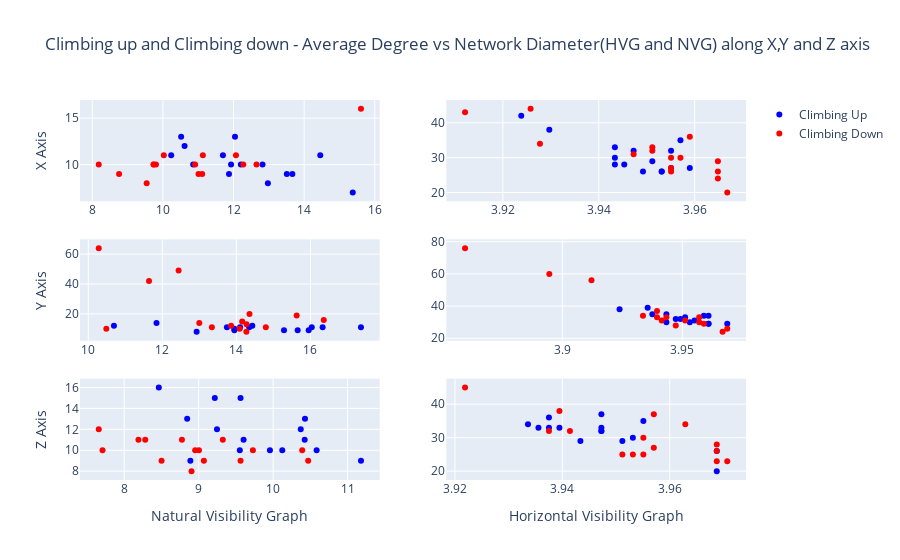

The cell this chart's notebook holds for it:
### Markdown cell above
## Task 1.6 Plotting data - Climbing Up and Climbing down - Average Degree vs Network Diameter

### Code cell
fig = make_subplots(rows=3, cols=2, )

plot2_df = df[(df['Activity'].isin(['climbing_up','climbing_down']))]

fig1 = plot2_df[(plot2_df['Method']=='NVG')&(plot2_df['Accelerometer_Axis']=='x')&(plot2_df['Activity']=='climbing_up')]
fig1_1 = plot2_df[(plot2_df['Method']=='NVG')&(plot2_df['Accelerometer_Axis']=='x')&(plot2_df['Activity']=='climbing_down')]

fig.add_trace(go.Scatter(x=fig1['Average_Degree'], y=fig1['Network_Diameter'], mode="markers", marker_color='blue', showlegend=False),row=1, col=1)
fig.add_trace(go.Scatter(x=fig1_1['Average_Degree'], y=fig1_1['Network_Diameter'], mode="markers", marker_color='red', showlegend=False),row=1, col=1)

fig2 = plot2_df[(plot2_df['Method']=='HVG')&(plot2_df['Accelerometer_Axis']=='x')&(plot2_df['Activity']=='climbing_up')]
fig2_1 = plot2_df[(plot2_df['Method']=='HVG')&(plot2_df['Accelerometer_Axis']=='x')&(plot2_df['Activity']=='climbing_down')]
fig.add_trace(go.Scatter(x=fig2['Average_Degree'], y=fig2['Network_Diameter'], mode="markers", marker_color='blue', showlegend=False),row=1, col=2)
fig.add_trace(go.Scatter(x=fig2_1['Average_Degree'], y=fig2_1['Network_Diameter'], mode="markers", marker_color='red', showlegend=False),row=1, col=2)

fig3 = plot2_df[(plot2_df['Method']=='NVG')&(plot2_df['Accelerometer_Axis']=='y')&(plot2_df['Activity']=='climbing_up')]
fig3_1 = plot2_df[(plot2_df['Method']=='NVG')&(plot2_df['Accelerometer_Axis']=='y')&(plot2_df['Activity']=='climbing_down')]
fig.add_trace(go.Scatter(x=fig3['Average_Degree'], y=fig3['Network_Diameter'], mode="markers", marker_color='blue', showlegend=False),row=2, col=1)
fig.add_trace(go.Scatter(x=fig3_1['Average_Degree'], y=fig3_1['Network_Diameter'], mode="markers", marker_color='red', showlegend=False),row=2, col=1)

fig4 = plot2_df[(plot2_df['Method']=='HVG')&(plot2_df['Accelerometer_Axis']=='y')&(plot2_df['Activity']=='climbing_up')]
fig4_1 = plot2_df[(plot2_df['Method']=='HVG')&(plot2_df['Accelerometer_Axis']=='y')&(plot2_df['Activity']=='climbing_down')]
fig.add_trace(go.Scatter(x=fig4['Average_Degree'], y=fig4['Network_Diameter'], mode="markers", marker_color='blue', showlegend=False),row=2, col=2)
fig.add_trace(go.Scatter(x=fig4_1['Average_Degree'], y=fig4_1['Network_Diameter'], mode="markers", marker_color='red', showlegend=False),row=2, col=2)

fig5 = plot2_df[(plot2_df['Method']=='NVG')&(plot2_df['Accelerometer_Axis']=='z')&(plot2_df['Activity']=='climbing_up')]
fig5_1 = plot2_df[(plot2_df['Method']=='NVG')&(plot2_df['Accelerometer_Axis']=='z')&(plot2_df['Activity']=='climbing_down')]
fig.add_trace(go.Scatter(x=fig5['Average_Degree'], y=fig5['Network_Diameter'], mode="markers", marker_color='blue', showlegend=False),row=3, col=1)
fig.add_trace(go.Scatter(x=fig5_1['Average_Degree'], y=fig5_1['Network_Diameter'], mode="markers", marker_color='red', showlegend=False),row=3, col=1)

fig6 = plot2_df[(plot2_df['Method']=='HVG')&(plot2_df['Accelerometer_Axis']=='z')&(plot2_df['Activity']=='climbing_up')]
fig6_1 = plot2_df[(plot2_df['Method']=='HVG')&(plot2_df['Accelerometer_Axis']=='z')&(plot2_df['Activity']=='climbing_down')]
fig.add_trace(go.Scatter(x=fig6['Average_Degree'], y=fig6['Network_Diameter'], mode="markers", marker_color='blue',name='Climbing Up'),row=3, col=2)
fig.add_trace(go.Scatter(x=fig6_1['Average_Degree'], y=fig6_1['Network_Diameter'], mode="markers", marker_color='red',name='Climbing Down'),row=3, col=2)


# Update xaxis properties
fig.update_xaxes(title_text="Natural Visibility Graph", row=3, col=1)
fig.update_xaxes(title_text="Horizontal Visibility Graph", row=3, col=2)


# # Update yaxis properties
fig.update_yaxes(title_text="X Axis", row=1, col=1)
fig.update_yaxes(title_text="Y Axis", row=2, col=1)
fig.update_yaxes(title_text="Z Axis", row=3, col=1)

# Update layout, set title
fig.update_layout(title_text="Climbing up and Climbing down - Average Degree vs Network Diameter(HVG and NVG) along X,Y and Z axis")

fig.show()

### Figure 1 — Plotly figure (JSON) as saved in the notebook; plotly's stock layout.template omitted (floating-point values rounded to 4 significant figures)
{"data": [{"marker": {"color": "blue"}, "mode": "markers", "showlegend": false, "type": "scatter", "x": [15.38, 11.93, 10.86, 10.23, 10.52, 13.51, 14.46, 10.61, 12.04, 11.87, 12.97, 12.21, 13.67, 11.7, 12.82], "xaxis": "x", "y": [7, 10, 10, 11, 13, 9, 11, 12, 13, 9, 8, 10, 9, 11, 10], "yaxis": "y"}, {"marker": {"color": "red"}, "mode": "markers", "showlegend": false, "type": "scatter", "x": [15.61, 9.742, 11.11, 9.732, 9.539, 12.28, 8.758, 11.01, 10.03, 9.803, 12.07, 10.91, 12.65, 8.182, 11.13], "xaxis": "x", "y": [16, 10, 9, 10, 8, 10, 9, 9, 11, 10, 11, 10, 10, 10, 11], "yaxis": "y"}, {"marker": {"color": "blue"}, "mode": "markers", "showlegend": false, "type": "scatter", "x": [3.957, 3.959, 3.943, 3.949, 3.924, 3.955, 3.947, 3.943, 3.945, 3.943, 3.955, 3.953, 3.951, 3.93, 3.953], "xaxis": "x2", "y": [35, 27, 30, 26, 42, 32, 32, 33, 28, 28, 27, 26, 29, 38, 26], "yaxis": "y2"}, {"marker": {"color": "red"}, "mode": "markers", "showlegend": false, "type": "scatter", "x": [3.951, 3.965, 3.959, 3.955, 3.926, 3.947, 3.965, 3.928, 3.955, 3.955, 3.912, 3.965, 3.957, 3.967, 3.951], "xaxis": "x2", "y": [32, 24, 36, 30, 44, 31, 26, 34, 26, 27, 43, 29, 30, 20, 33], "yaxis": "y2"}, {"marker": {"color": "blue"}, "mode": "markers", "showlegend": false, "type": "scatter", "x": [16.33, 13.95, 17.36, 15.29, 14.43, 12.93, 14.35, 10.69, 16.04, 13.95, 15.65, 14.1, 11.84, 15.95, 13.74], "xaxis": "x3", "y": [11, 10, 11, 9, 12, 8, 11, 12, 11, 9, 9, 11, 14, 9, 11], "yaxis": "y3"}, {"marker": {"color": "red"}, "mode": "markers", "showlegend": false, "type": "scatter", "x": [14.09, 11.64, 16.36, 14.27, 14.27, 14.35, 13.0, 10.49, 15.63, 12.44, 14.79, 13.34, 13.86, 10.28, 14.16], "xaxis": "x3", "y": [10, 42, 16, 13, 8, 20, 14, 10, 19, 49, 11, 11, 12, 64, 15], "yaxis": "y3"}, {"marker": {"color": "blue"}, "mode": "markers", "showlegend": false, "type": "scatter", "x": [3.951, 3.953, 3.943, 3.938, 3.961, 3.969, 3.959, 3.943, 3.955, 3.949, 3.961, 3.936, 3.924, 3.961, 3.947], "xaxis": "x4", "y": [33, 30, 35, 35, 29, 29, 34, 30, 31, 32, 29, 39, 38, 34, 32], "yaxis": "y4"}, {"marker": {"color": "red"}, "mode": "markers", "showlegend": false, "type": "scatter", "x": [3.947, 3.912, 3.934, 3.959, 3.969, 3.939, 3.943, 3.967, 3.957, 3.895, 3.939, 3.957, 3.951, 3.859, 3.941], "xaxis": "x4", "y": [28, 56, 34, 29, 26, 37, 33, 24, 33, 60, 33, 30, 31, 76, 31], "yaxis": "y4"}, {"marker": {"color": "blue"}, "mode": "markers", "showlegend": false, "type": "scatter", "x": [9.957, 8.465, 9.562, 8.846, 9.553, 10.58, 8.889, 9.217, 9.246, 10.42, 11.18, 9.604, 10.37, 10.43, 10.12], "xaxis": "x5", "y": [10, 16, 15, 13, 10, 10, 9, 15, 12, 11, 9, 11, 12, 13, 10], "yaxis": "y5"}, {"marker": {"color": "red"}, "mode": "markers", "showlegend": false, "type": "scatter", "x": [9.562, 7.658, 8.502, 8.904, 9.324, 10.47, 7.709, 9.004, 8.775, 8.283, 10.39, 9.07, 9.729, 8.191, 8.953], "xaxis": "x5", "y": [9, 12, 9, 8, 11, 9, 10, 10, 11, 11, 10, 9, 10, 11, 10], "yaxis": "y5"}, {"marker": {"color": "blue"}, "mode": "markers", "name": "Climbing Up", "type": "scatter", "x": [3.953, 3.947, 3.934, 3.955, 3.939, 3.947, 3.969, 3.938, 3.936, 3.951, 3.947, 3.943, 3.947, 3.938, 3.969], "xaxis": "x6", "y": [30, 33, 34, 35, 33, 32, 20, 36, 33, 29, 32, 29, 37, 33, 26], "yaxis": "y6"}, {"marker": {"color": "red"}, "mode": "markers", "name": "Climbing Down", "type": "scatter", "x": [3.969, 3.953, 3.939, 3.969, 3.955, 3.955, 3.971, 3.969, 3.938, 3.951, 3.957, 3.963, 3.922, 3.957, 3.941], "xaxis": "x6", "y": [23, 25, 38, 28, 25, 30, 23, 26, 32, 25, 37, 34, 45, 27, 32], "yaxis": "y6"}], "layout": {"title": {"text": "Climbing up and Climbing down - Average Degree vs Network Diameter(HVG and NVG) along X,Y and Z axis"}, "xaxis": {"anchor": "y", "domain": [0, 0.45]}, "xaxis2": {"anchor": "y2", "domain": [0.55, 1]}, "xaxis3": {"anchor": "y3", "domain": [0, 0.45]}, "xaxis4": {"anchor": "y4", "domain": [0.55, 1]}, "xaxis5": {"anchor": "y5", "domain": [0, 0.45], "title": {"text": "Natural Visibility Graph"}}, "xaxis6": {"anchor": "y6", "domain": [0.55, 1], "title": {"text": "Horizontal Visibility Graph"}}, "yaxis": {"anchor": "x", "domain": [0.7333, 1], "title": {"text": "X Axis"}}, "yaxis2": {"anchor": "x2", "domain": [0.7333, 1]}, "yaxis3": {"anchor": "x3", "domain": [0.3667, 0.6333], "title": {"text": "Y Axis"}}, "yaxis4": {"anchor": "x4", "domain": [0.3667, 0.6333]}, "yaxis5": {"anchor": "x5", "domain": [0, 0.2667], "title": {"text": "Z Axis"}}, "yaxis6": {"anchor": "x6", "domain": [0, 0.2667]}}}
